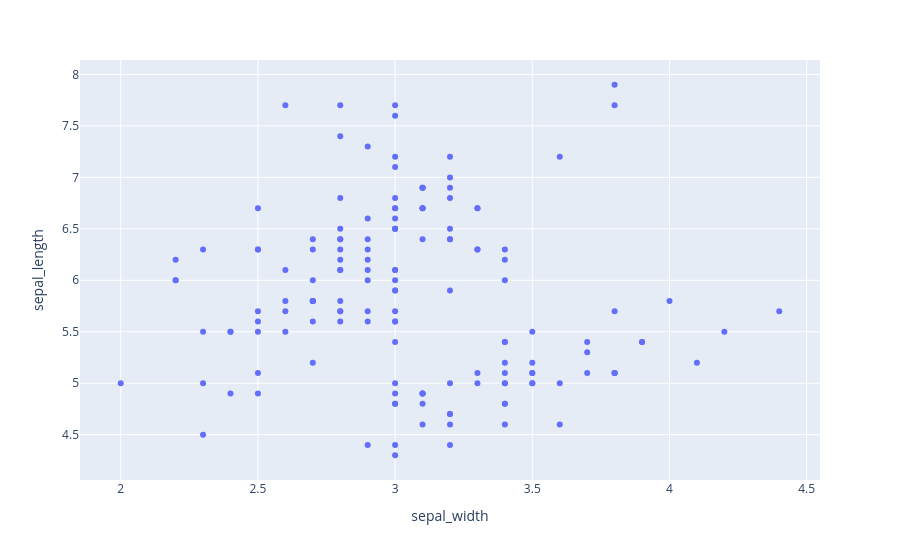

The notebook cell saved with this chart:
### Code cell
px.scatter(df, x="sepal_width", y="sepal_length")

### Figure 1 — Plotly figure (JSON) as saved in the notebook; plotly's stock layout.template omitted (floating-point values rounded to 4 significant figures; data arrays with more than 128 entries replaced by an {"elided": "..."} marker saying what was removed)
{"data": [{"hovertemplate": "sepal_width=%{x}<br>sepal_length=%{y}<extra></extra>", "legendgroup": "", "marker": {"color": "#636efa", "symbol": "circle"}, "mode": "markers", "name": "", "orientation": "v", "showlegend": false, "type": "scatter", "x": {"elided": "150 float values"}, "xaxis": "x", "y": {"elided": "150 float values"}, "yaxis": "y"}], "layout": {"legend": {"tracegroupgap": 0}, "margin": {"t": 60}, "xaxis": {"anchor": "y", "domain": [0, 1], "title": {"text": "sepal_width"}}, "yaxis": {"anchor": "x", "domain": [0, 1], "title": {"text": "sepal_length"}}}}
